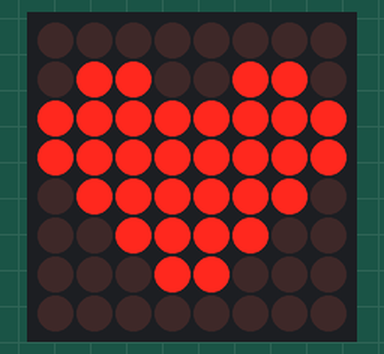
Recording of a sketch running on a simulated Arduino Uno, built with avr-gcc and run on an emulated ATmega328P. Shown: 8×8 LED matrix.

Above: at 0.1 s.
At 1.1 s:
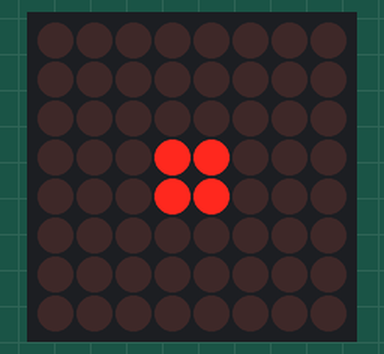
At 1.6 s:
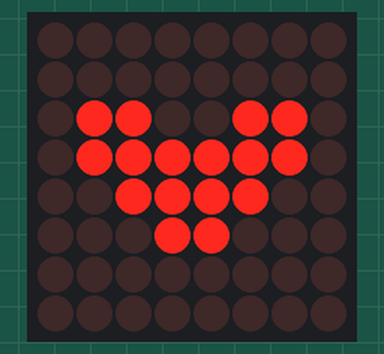

Measured:
- by itself, everything shown: repeats every 2.6 s, in 4 steps
- what the display in image 1 shows lasts 0.5 s, from 1.0 s to 1.5 s

The sketch:

LedMatrix_v0.1.ino
```cpp
// This code is able to generate a heartbeat and a "Mama" text ideal for the mom's day
// Autor: Guillermo Lopez Marin

//Including library for LedControl
#include <LedControl.h>

const int DIN = 7; //Data Pin
const int CS = 6; //Chip Select Pin
const int CLK =5; // Clock Pin

//Variable to iterate through images
int i=0;


//Codigo Generado por Led Matrix Editor

// Array of images representing a beating heart, stored as 64-bit values
// Each bit represents the state of an LED (on or off) in the 8x8 matrix
const uint64_t IMAGES[] = {
  0x00183c7effff6600,
  0x0000183c7e660000,
  0x0000001818000000,
  0x0000183c7e660000,
  0x00183c7effff6600
};
const int IMAGES_LEN = sizeof(IMAGES)/8; //Calculate the quantity of images in the array

//Mama array
const uint64_t IMAGESM[] = {
  0x8080808080808000,
  0xc0c0c0c0c0c0c000,
  0x60606060e0e06000,
  0x303030b0f0703000,
  0x18181858f8b81800,
  0x8c8c8cacfcdc8c00,
  0xc6c6c6d6feeec600,
  0x6363636b7f776300,
  0x313131353f3b3100,
  0x1818181a1f1d1800,
  0x9898989a9f9d1800,
  0xcccccccdcfce8c00,
  0x666666e66767c600,
  0x333333f33333e300,
  0x999999f99999f100,
  0xccccccfccccc7800,
  0x6666667e66663c00,
  0x3333333f33331e00,
  0x9999999f99998f00,
  0xcccccccfccccc700,
  0x66666667e6e66300,
  0x333333b3f3733100,
  0x19191959f9b91800,
  0x8c8c8cacfcdc8c00,
  0xc6c6c6d6feeec600,
  0x6363636b7f776300,
  0x313131353f3b3100,
  0x9898989a9f9d1800,
  0xcccccccdcfce8c00,
  0x666666e66767c600,
  0x333333f33333e300,
  0x999999f99999f100,
  0xccccccfccccc7800,
  0x6666667e66663c00
};
const int IMAGESM_LEN = sizeof(IMAGESM)/8;


// Init. matrix led controled with the specified Pins
LedControl display = LedControl(DIN,CLK,CS);

void setup() {
  //Led Matrix initial configuration
  display.clearDisplay(0); //Clean the matrix to start with all leds turned off
  display.shutdown (0,false); //Desactivate the turn off mode, turning on the matrix
  display.setIntensity (0,10); //Adjust the LEDs intentsity (0 to 15)

}
//Function to show an image in the matrix
// Receive a uint64_t which represents the on/off LEDs
void displayImage(uint64_t image){
  for(int i =0; i<8; i++){ //Iteration for each row in the matrix
    byte row = (image >> i*8) & 0xFF; //Substract 8 bits
    for(int j=0;j<8;j++){ //Iteration for each colum
      display.setLed(0,i,j,bitRead(row,j)); //Config the LED (i,j) acording with the image configured
    }
  }
}
void loop() {
  // Show the currect image in the argumented array
  displayImage(IMAGES[i]);
  // Increase index in 1 to pass to the next image
  // If the final in the array is achieved, the index is restarted to 0
  if(++i >= IMAGES_LEN){
    i=0;
  }
  delay(500); // wait before to show the next image
}
```
